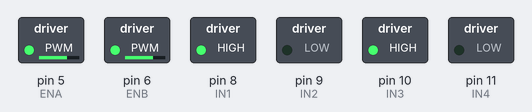
This sketch was run on a simulated Arduino Uno, built with avr-gcc and run on an emulated ATmega328P. Parts: switched loads named in the sketch (green lamp = pin HIGH).

Above: at 0.1 s.
At 8.7 s:
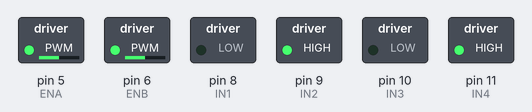
At 15.8 s:
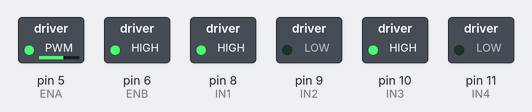
At 16.8 s:
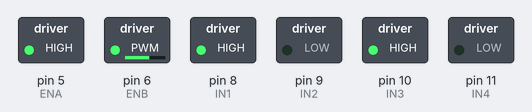
At 17.8 s:
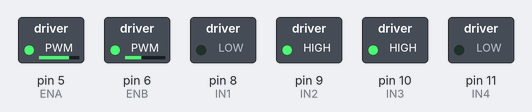
At 36.0 s:
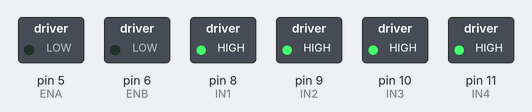
Timing chart, 0 to 40.0 s (numbered marks = the images above):
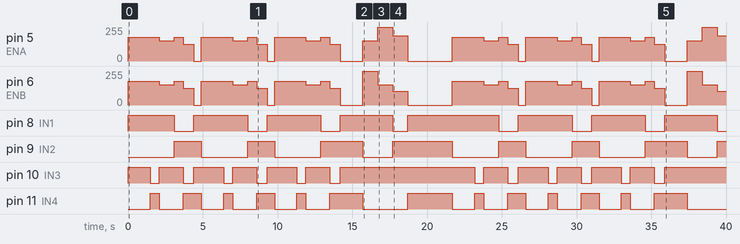

The sketch:

ArduinoRobotCarSpeedControlBasic.ino
```cpp
/*
  Carro Robot con Arduino UNO + L298N (2 motores DC)
  ---------------------------------------------------
  Este código proporciona:
  - Control de velocidad por PWM (0–100%)
  - Control de dirección (avanzar, retroceder, girar)
  - Alto con freno eléctrico o rueda libre
  - Ejemplo de trayectoria repetida con ciclo 'for'

Si vas a utilizar este código como se muestra, es necesario asegurar las conexiones como sigue:
  Cableado usado en este código:
    ENA -> D5 (PWM)
    IN1 -> D8
    IN2 -> D9
    IN3 -> D10
    IN4 -> D11
    ENB -> D6 (PWM)

  IMPORTANTE:
  - Retira los jumpers de ENA y ENB en el L298N para usar PWM.
  - Conecta la batería de motores al +12V del L298N (o según tus motores).
  - Une el GND del L298N con el GND del Arduino (tierra común).
  - Opcional: usa el regulador de 5V del L298N SOLO si está instalado el jumper.

  Autor: A. Méndez

  IMPORTANTE: Puede utilizarse este código como base. Solamente es necesario reemplazar el código en:
      void setup(){
        No modificar los comandos existentes de configuración de pines.
        AÑADIR LO QUE SE DESEA QUE SE EJECUTE UNA SOLA VEZ AL ENCENDER EL ARDUINO.
      }

      y en

      void loop(){
        ...
        AÑADIR LO QUE SE DESEA QUE SE EJECUTE DE MANERA REPETIDA. SE EJECUTA DESPUÉS DE SETUP()
      }
*/

// CONEXIONES ARDUINO AL L298N usados en este código.
// Opcionalmente MODIFICAR LAS ASIGNACIONES DE PINES de acuerdo a tu robot.
// O bien MODIFICAR LAS CONEXIONES FÍSICAS entre tu Arduino y el L298N si se desea usar estas.
// Asegurarse que ENA y ENB estén conectados a PINES PWM, señalados con un "~" en el Arduino UNO.
const uint8_t ENA = 5;   // Enable control de velocidad Motor Izquierdo (PWM)
const uint8_t IN1 = 8;   // Dirección Motor Izquierdo
const uint8_t IN2 = 9;   // Dirección Motor Izquierdo

const uint8_t IN3 = 10;  // Dirección Motor Derecho
const uint8_t IN4 = 11;  // Dirección Motor Derecho
const uint8_t ENB = 6;   // Enable control de velocidad Motor Derecho (PWM)

// AJUSTES DE OPERACIÓN:
// Si un motor gira al revés, cambia a true para invertir su sentido.
bool INVERTIR_MOTOR_IZQ = false;
bool INVERTIR_MOTOR_DER = false;

// Si 'true', el alto usa freno eléctrico (IN1=IN2=HIGH). Si 'false', usa rueda libre (IN1=IN2=LOW).
bool FRENO_ACTIVO = true;

// rUTINAS UTILITARIAS: NO MODIFICARLAS.
/*
Las siguientes líneas ajustan y facilitan el uso de parámetros para los motores:
  Convierte un porcentaje (0–100) a valor PWM (0–255).
  - Si es negativo, conserva el signo y aplica el mapeo al valor absoluto.
  - Se limita a -100..100 para proteger el driver.
*/
int porcentajeA_pwm(int velPct) {
  if (velPct > 100) velPct = 100;
  if (velPct < -100) velPct = -100;

  int signo = (velPct < 0) ? -1 : 1;
  int absPct = abs(velPct);
  int pwm = map(absPct, 0, 100, 0, 255); // 0%->0, 100%->255 para pensar en porcentaje de velocidad del motor.
  return signo * pwm;
}

/*La rutina aplicarMotor:
  Aplica velocidad y sentido a un motor dado sus pines.
  - velPctSigned: -100..100 (negativo = reversa)
  - invertido: invierte el sentido (útil si el cableado invierte giro)

  NO MODIFICARLA
*/
void aplicarMotor(uint8_t pinIN1, uint8_t pinIN2, uint8_t pinEN, bool invertido, int velPctSigned) {
  int pwmSigned = porcentajeA_pwm(velPctSigned);
  int pwm = abs(pwmSigned);

  if (pwm == 0) {
    // ALTO: freno o rueda libre
    if (FRENO_ACTIVO) {
      digitalWrite(pinIN1, HIGH);
      digitalWrite(pinIN2, HIGH);
    } else {
      digitalWrite(pinIN1, LOW);
      digitalWrite(pinIN2, LOW);
    }
    analogWrite(pinEN, 0);
    return;
  }

  // Determinar sentido. NO MODIFICARLA.
  bool adelante = (pwmSigned > 0); // true=adelante, false=atrás
  if (invertido) adelante = !adelante;

  if (adelante) {
    digitalWrite(pinIN1, HIGH);
    digitalWrite(pinIN2, LOW);
  } else {
    digitalWrite(pinIN1, LOW);
    digitalWrite(pinIN2, HIGH);
  }

  analogWrite(pinEN, pwm);
}

/*
  Rutinas por motor: aceptan -100..100
  (Valores positivos: adelante; negativos: reversa)
*/
void motorIzquierdo(int velPct) {
  aplicarMotor(IN1, IN2, ENA, INVERTIR_MOTOR_IZQ, velPct);
}

void motorDerecho(int velPct) {
  aplicarMotor(IN3, IN4, ENB, INVERTIR_MOTOR_DER, velPct);
}

/*
  Mueve ambos motores a la vez. velIzq y velDer en -100..100
  (permite giros por diferencial: e.g., +60 y -60)
  Esta rutina puede llamarse para mover los motores especificando la velocidad de cada uno por separado.
  Rango: -100 ... 0 ... 100
  Valores negativos, mueve el motor correspondiente en reversa, valores positivos hacia adelante.
*/
void mover(int velIzq, int velDer) {
  motorIzquierdo(velIzq);
  motorDerecho(velDer);
}

/*
  Atajos de movimiento (velocidad en 0..100)
  Se pueden usar estas rutinas para:
   - avanzar: moverse hacia adelante con ambos motores a la misma velocidad.
   - retroceder: moverse hacia atrás con ambos motores a la misma velocidad.
   - girarDerecha y girarIzquierda: gira a la derecha al mover ambos motores con las mismas velocidades pero invertidas.
*/
void avanzar(int velocidadPct)     { mover(+velocidadPct, +velocidadPct); }
void retroceder(int velocidadPct)  { mover(-velocidadPct, -velocidadPct); }
void girarDerecha(int velocidadPct){ mover(+velocidadPct, -velocidadPct); }
void girarIzquierda(int velocidadPct){ mover(-velocidadPct, +velocidadPct); }

/*
  Alto inmediato. Usa el modo configurado (freno o rueda libre).
*/
void alto() {
  mover(0, 0);
}

/*
  Opcional: cambia el modo de frenado en tiempo real.
*/
void setFrenoActivo(bool activo) {
  FRENO_ACTIVO = activo;
}

// Inicialización del programa. Se ejecuta una sola vez al inciar el controlador.
void setup() {
  // Configurar pines como salida
  pinMode(ENA, OUTPUT);
  pinMode(IN1, OUTPUT);
  pinMode(IN2, OUTPUT);

  pinMode(ENB, OUTPUT);
  pinMode(IN3, OUTPUT);
  pinMode(IN4, OUTPUT);

  // Estado inicial: alto
  alto();

  // (Opcional) Puede hacerse un arranque con un pequeño par para "despegar" motores duros.
  // si se desea, descomentar las siguientes líneas para probar un arranque suave:
  // mover(25, 25);
  // delay(150);
  // alto();
}

// EJEMPLO DE UNA TRAYECTORIA:

/*
  Recorre una trayectoria sencilla y la repite 'repeticiones' veces.
  Trayectoria:
    1) Avanza 1.5 s al 70%
    2) Gira a la derecha 0.6 s al 70%
    3) Avanza 1.0 s al 60%
    4) Gira a la izquierda 0.6 s al 70%
    5) Retrocede 0.7 s al 50%
    6) Alto 0.5 s
*/
void trayectoriaEjemplo(int repeticiones) {
  for (int i = 0; i < repeticiones; i++) {
    avanzar(70);         delay(1500);
    girarDerecha(70);    delay(600);
    avanzar(60);         delay(1000);
    girarIzquierda(70);  delay(600);
    retroceder(50);      delay(700);
    alto();              delay(500);
  }
}

// Esta rutina se ejecuta repite automáticamente después de ejecutar SETUP.
void loop() {
  // Repite la trayectoria 3 veces y espera 1 s entre bloques.
  trayectoriaEjemplo(3);
  alto();
  delay(1000); // espera 1000 milisegundos (1 segundo)

  // el siguiente ejemplo avanza en curva hacia la izquierda con diferencia
  // de velocidad en ambos motores y luego alterna a la derecha.
  mover(60,100); // motor izquierdo +60, derecho +100
  delay(1000); // espera 1 segundo, los motores seguirán funcionando.
  mover(100, 60); // motor izquierdo +100, derecho +60
  delay(1000); // espera 1 segundo, los motores seguirán funconando.

  // también puede usarse con valores negativos
  mover(-75, 40); // mueve la rueda izquierda a -75, mientras mueve la derecha a +100
  // resultará en un movimiento de reversa con curva a la derecha.
  delay(1000); // espera 1 segundo, los motores seguirán funcionando.

  alto(); // se detienen los motores. equivalente a llamar mover(0,0);
  delay(3000); // espera 3 segundos. los motores estarán detenidos por la llamada alto()

}
```

Measured:
- by itself, pin 8 (IN1): goes 3 × (LOW 1.3 s, HIGH 3.6 s), LOW 1.0 s, HIGH 6.1 s, 3 × (LOW 1.3 s, HIGH 3.6 s), then LOW
- by itself, pin 9 (IN2): LOW → HIGH at 3.1 s, → LOW 1.8 s later, → HIGH 3.1 s later, → LOW 1.8 s later, … (15 changes in this stretch)
- by itself, pin 10 (IN3): HIGH → LOW at 1.5 s, → HIGH 0.60 s later, → LOW 1.6 s later, → HIGH 0.70 s later, … (24 changes in this stretch)
- by itself, pin 11 (IN4): LOW → HIGH at 1.5 s, → LOW 0.60 s later, → HIGH 1.6 s later, → LOW 1.2 s later, … (26 changes in this stretch)
